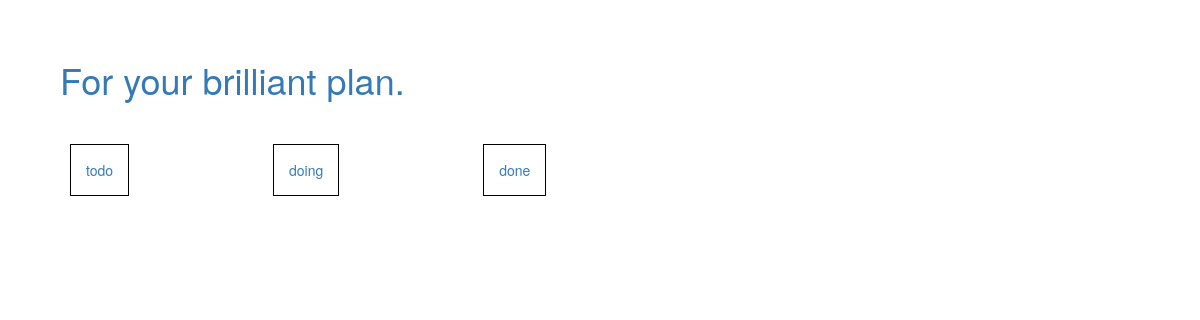
Page /planMainPage on the earlier database version.
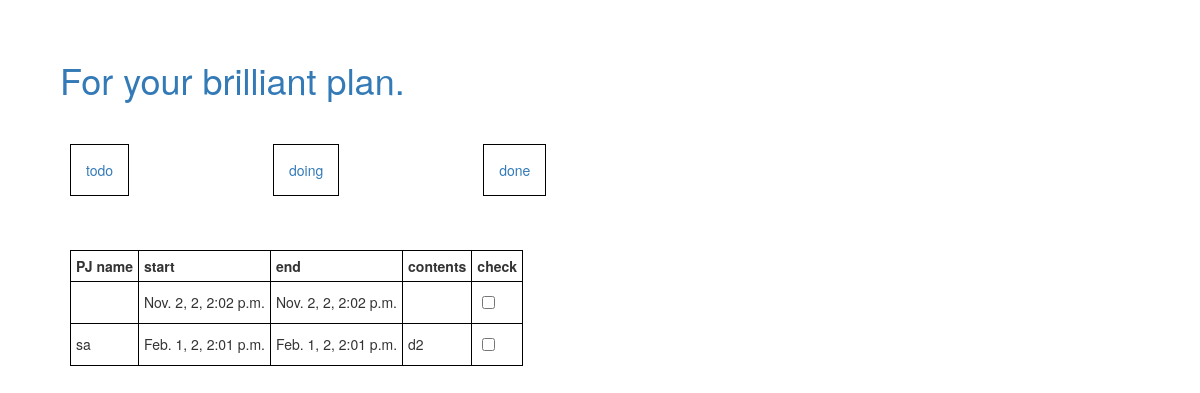
Same page on the later database version.
### startPage/models.py (models this page shows, shortened)
class Todo(models.Model):
    userId = models.CharField(max_length=20)
    todoName = models.CharField(max_length=40)
    todoContents = models.CharField(max_length=40)
    startDate = models.DateTimeField()#날짜, 시간을 나타냄, python datetime.datetime 인스턴스로 표현됨
    endDate = models.DateTimeField()

### startPage/views.py (the view)
# urls.py: url(r'^planMainPage', views.planMainPage),
def planMainPage(request):
    todos = Todo.objects.all()
    context = {'todos' : todos}
    return render(request, 'startPages/planMainPage.html', context)

### startPage/templates/startPages/planMainPage.html (shortened to what this page needs)
<!DOCTYPE html>
<html>
    <head>
  <link rel="stylesheet" href="http://maxcdn.bootstrapcdn.com/bootstrap/3.3.6/css/bootstrap.min.css">
    </head>
    <body id = "body">
        <header>
            <h1><a href="/">For your brilliant plan.</a></h1>
        </header>
    <nav>
             <a href="todoPopUp" id="planDivision">todo</a> <a href="" id="planDivision">doing</a> <a href="" id="planDivision">done</a>
    </nav>
   {% if todos %}
        <table id = "todoTable">
        <thead>
        <tr>
            <td><B>PJ name</B></td>
            <td><B>start</B></td>
            <td><B>end</B></td>
            <td><B>contents</B></td>
            <td><B>check</B></td>
        </tr>
        </thead>
        <tbody>
          {% for todo in todos %}
        <tr>
            <td> {{todo.todoName}}</td>
            <td> {{todo.startDate}} </td>
            <td> {{todo.endDate}} </td>
            <td> {{todo.todoContents}} </td>
            <td id = "check">  <input type = "checkbox"></input> </td>
        </tr>
          {% endfor %}
        </tbody>
    </table>
   {% endif %}
    </body>
</html>

### startPage/templates/startPages/planMainPage.html (style rules this page uses)
#planDivision { border: black 1px solid; padding: 15px; margin: 70px; }
header h1 { margin: 60px; }
#todoTable { border: black 1px solid; padding: 15px; margin: 70px; }
td { border: black 1px solid; padding: 5px; }
#check { padding: 10px; }

Differences in the rows shown:
added Todo: startDate "Nov. 2, 2, 2:02 p.m.", endDate "Nov. 2, 2, 2:02 p.m."
added Todo: todoName "sa", startDate "Feb. 1, 2, 2:01 p.m.", endDate "Feb. 1, 2, 2:01 p.m.", todoContents "d2"
Other differences:
text now shown: "PJ name start end contents check"
